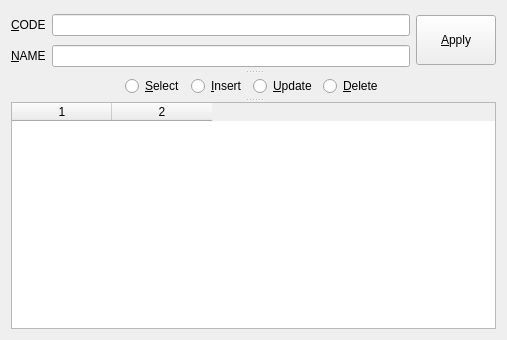
<?xml version="1.0" encoding="UTF-8"?>
<ui version="4.0">
 <class>Form</class>
 <widget class="QWidget" name="Form">
  <property name="geometry">
   <rect>
    <x>0</x>
    <y>0</y>
    <width>507</width>
    <height>340</height>
   </rect>
  </property>
  <property name="windowTitle">
   <string>product</string>
  </property>
  <layout class="QGridLayout" name="gridLayout">
   <item row="0" column="0">
    <widget class="QSplitter" name="splitter">
     <property name="orientation">
      <enum>Qt::Vertical</enum>
     </property>
     <widget class="QWidget" name="layoutWidget">
      <layout class="QHBoxLayout" name="horizontalLayout_2">
       <item>
        <layout class="QGridLayout" name="gridLayout_2">
         <item row="0" column="0">
          <widget class="QLabel" name="label">
           <property name="text">
            <string>&amp;CODE</string>
           </property>
           <property name="buddy">
            <cstring>le_code</cstring>
           </property>
          </widget>
         </item>
         <item row="0" column="1">
          <widget class="QLineEdit" name="le_code"/>
         </item>
         <item row="1" column="0">
          <widget class="QLabel" name="label_2">
           <property name="text">
            <string>&amp;NAME</string>
           </property>
           <property name="buddy">
            <cstring>le_name</cstring>
           </property>
          </widget>
         </item>
         <item row="1" column="1">
          <widget class="QLineEdit" name="le_name"/>
         </item>
        </layout>
       </item>
       <item>
        <widget class="QPushButton" name="btn_apply">
         <property name="minimumSize">
          <size>
           <width>0</width>
           <height>50</height>
          </size>
         </property>
         <property name="text">
          <string>&amp;Apply</string>
         </property>
        </widget>
       </item>
      </layout>
     </widget>
     <widget class="QWidget" name="layoutWidget">
      <layout class="QHBoxLayout" name="horizontalLayout">
       <item>
        <spacer name="horizontalSpacer">
         <property name="orientation">
          <enum>Qt::Horizontal</enum>
         </property>
         <property name="sizeHint" stdset="0">
          <size>
           <width>108</width>
           <height>20</height>
          </size>
         </property>
        </spacer>
       </item>
       <item>
        <widget class="QRadioButton" name="rb_select">
         <property name="text">
          <string>&amp;Select</string>
         </property>
        </widget>
       </item>
       <item>
        <widget class="QRadioButton" name="rb_insert">
         <property name="text">
          <string>&amp;Insert</string>
         </property>
        </widget>
       </item>
       <item>
        <widget class="QRadioButton" name="rb_update">
         <property name="text">
          <string>&amp;Update</string>
         </property>
        </widget>
       </item>
       <item>
        <widget class="QRadioButton" name="rb_delete">
         <property name="text">
          <string>&amp;Delete</string>
         </property>
        </widget>
       </item>
       <item>
        <spacer name="horizontalSpacer_2">
         <property name="orientation">
          <enum>Qt::Horizontal</enum>
         </property>
         <property name="sizeHint" stdset="0">
          <size>
           <width>108</width>
           <height>20</height>
          </size>
         </property>
        </spacer>
       </item>
      </layout>
     </widget>
     <widget class="QTableWidget" name="tbl_widget">
      <property name="columnCount">
       <number>2</number>
      </property>
      <column/>
      <column/>
     </widget>
    </widget>
   </item>
  </layout>
 </widget>
 <resources/>
 <connections/>
</ui>
